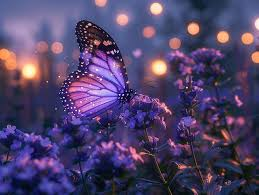
#> input picture images.jpg, 259 x 195 px, given in place of the camera
$ python Tracking_Using_HSV.py
#> lines starting #> are read from the running program, lines starting #| are printed output that depends on the picture; after the words box and inside, x2 and y2 are one past the last pixel; in counts of white or black regions, pixels touching at a corner belong together
import numpy as np
import cv2 as cv

def print(x):
    print(x)
#for the video capture
cap = cv.VideoCapture(0)

cv.namedWindow('image')
cv.createTrackbar('LH','image',0,255,print)
#> slider 'LH' is set to 51
cv.createTrackbar('LS','image',0,255,print)
#> slider 'LS' is set to 51
cv.createTrackbar('LV','image',0,255,print)
#> slider 'LV' is set to 51
cv.createTrackbar('UH','image',255,255,print)
cv.createTrackbar('US','image',255,255,print)
cv.createTrackbar('UV','image',255,255,print)


while(1):
    #frame = cv.imread('C:/Users/pc/Desktop/Computer_Vision/Intro_to_Compter_Vision/image.png')
    _, frame = cap.read()
#> frame is the input picture: shape (195, 259, 3); mean B, G, R 106.2, 66.1, 79.3

    hsv = cv.cvtColor(frame, cv.COLOR_BGR2HSV)
#> hsv: shape (195, 259, 3); mean H, S, V 122.3, 118.5, 112.3

    lh = cv.getTrackbarPos('LH','image')
    ls = cv.getTrackbarPos('LS','image')
    lv = cv.getTrackbarPos('LV','image')
    uh = cv.getTrackbarPos('UH','image')
    us = cv.getTrackbarPos('US','image')
    uv = cv.getTrackbarPos('UV','image')

    l_b = np.array([lh,ls,lv])
    u_b = np.array([uh,us,uv])

    mask = cv.inRange(hsv, l_b, u_b) #thresholding the hsv image to get only blue colors
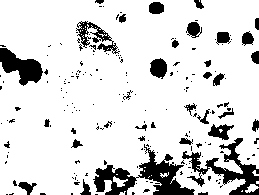
#> mask: shape (195, 259); 85.4% white; 194 black regions (158 under 20 px), largest, box (x1, y1, x2, y2) and area: (93, 144, 195, 195) 1857, (182, 138, 259, 195) 1331, (0, 48, 43, 86) 855
    res = cv.bitwise_and(frame, frame, mask=mask)
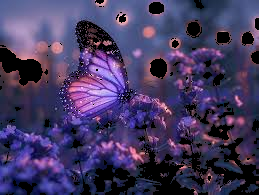
#> res: shape (195, 259, 3); mean B, G, R 96.7, 56.8, 67.4
    cv.imshow('frame', frame)
    cv.imshow('mask', mask)
    cv.imshow('res', res)


    k = cv.waitKey(5) & 0xFF
#> (key Esc is pressed here)
    if k == 27:
        break

cap.release()
cv.destroyAllWindows()
